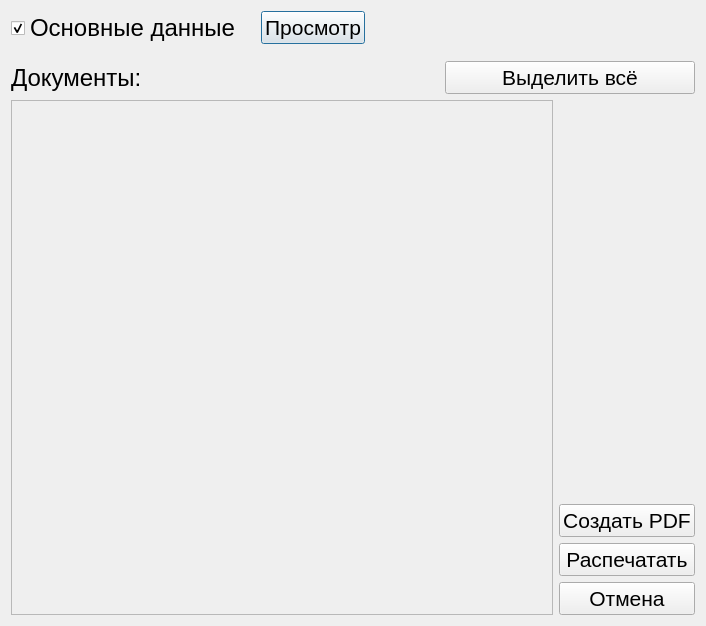
<?xml version="1.0" encoding="UTF-8"?>
<ui version="4.0">
 <class>ViewPrint</class>
 <widget class="QDialog" name="ViewPrint">
  <property name="geometry">
   <rect>
    <x>0</x>
    <y>0</y>
    <width>706</width>
    <height>626</height>
   </rect>
  </property>
  <property name="windowTitle">
   <string>Просмотр Распечатки</string>
  </property>
  <property name="windowIcon">
   <iconset resource="assets/res.qrc">
    <normaloff>:/window-icons/printer.png</normaloff>:/window-icons/printer.png</iconset>
  </property>
  <layout class="QVBoxLayout" name="verticalLayout">
   <item>
    <layout class="QHBoxLayout" name="horizontalLayout_2">
     <property name="spacing">
      <number>20</number>
     </property>
     <item>
      <widget class="QCheckBox" name="generalInfos">
       <property name="font">
        <font>
         <pointsize>18</pointsize>
        </font>
       </property>
       <property name="text">
        <string>Основные данные</string>
       </property>
       <property name="checkable">
        <bool>true</bool>
       </property>
       <property name="checked">
        <bool>true</bool>
       </property>
      </widget>
     </item>
     <item>
      <widget class="QPushButton" name="MainView">
       <property name="font">
        <font>
         <pointsize>16</pointsize>
        </font>
       </property>
       <property name="layoutDirection">
        <enum>Qt::LeftToRight</enum>
       </property>
       <property name="text">
        <string>Просмотр</string>
       </property>
      </widget>
     </item>
     <item>
      <spacer name="horizontalSpacer">
       <property name="orientation">
        <enum>Qt::Horizontal</enum>
       </property>
       <property name="sizeHint" stdset="0">
        <size>
         <width>40</width>
         <height>20</height>
        </size>
       </property>
      </spacer>
     </item>
    </layout>
   </item>
   <item>
    <spacer name="verticalSpacer_2">
     <property name="orientation">
      <enum>Qt::Vertical</enum>
     </property>
     <property name="sizeType">
      <enum>QSizePolicy::Fixed</enum>
     </property>
     <property name="sizeHint" stdset="0">
      <size>
       <width>20</width>
       <height>10</height>
      </size>
     </property>
    </spacer>
   </item>
   <item>
    <layout class="QHBoxLayout" name="horizontalLayout_3">
     <item>
      <widget class="QLabel" name="label">
       <property name="font">
        <font>
         <pointsize>18</pointsize>
        </font>
       </property>
       <property name="text">
        <string>Документы:</string>
       </property>
      </widget>
     </item>
     <item>
      <widget class="QPushButton" name="Select">
       <property name="maximumSize">
        <size>
         <width>250</width>
         <height>16777215</height>
        </size>
       </property>
       <property name="font">
        <font>
         <pointsize>16</pointsize>
        </font>
       </property>
       <property name="layoutDirection">
        <enum>Qt::LeftToRight</enum>
       </property>
       <property name="text">
        <string>Выделить всё</string>
       </property>
      </widget>
     </item>
    </layout>
   </item>
   <item>
    <layout class="QHBoxLayout" name="horizontalLayout">
     <item>
      <widget class="PrintListWidget" name="Documents">
       <property name="widgetResizable">
        <bool>true</bool>
       </property>
      </widget>
     </item>
     <item>
      <layout class="QVBoxLayout" name="verticalLayout_2">
       <item>
        <spacer name="verticalSpacer">
         <property name="orientation">
          <enum>Qt::Vertical</enum>
         </property>
         <property name="sizeHint" stdset="0">
          <size>
           <width>20</width>
           <height>40</height>
          </size>
         </property>
        </spacer>
       </item>
       <item>
        <widget class="QPushButton" name="MakePDF">
         <property name="font">
          <font>
           <pointsize>16</pointsize>
          </font>
         </property>
         <property name="text">
          <string>Создать PDF</string>
         </property>
        </widget>
       </item>
       <item>
        <widget class="QPushButton" name="Print">
         <property name="font">
          <font>
           <pointsize>16</pointsize>
          </font>
         </property>
         <property name="text">
          <string>Распечатать</string>
         </property>
        </widget>
       </item>
       <item>
        <widget class="QPushButton" name="Cancel">
         <property name="font">
          <font>
           <pointsize>16</pointsize>
          </font>
         </property>
         <property name="text">
          <string>Отмена</string>
         </property>
        </widget>
       </item>
      </layout>
     </item>
    </layout>
   </item>
  </layout>
 </widget>
 <customwidgets>
  <customwidget>
   <class>PrintListWidget</class>
   <extends>QScrollArea</extends>
   <header>PrintListWidget.h</header>
   <container>1</container>
  </customwidget>
 </customwidgets>
 <resources>
  <include location="assets/res.qrc"/>
 </resources>
 <connections/>
</ui>
